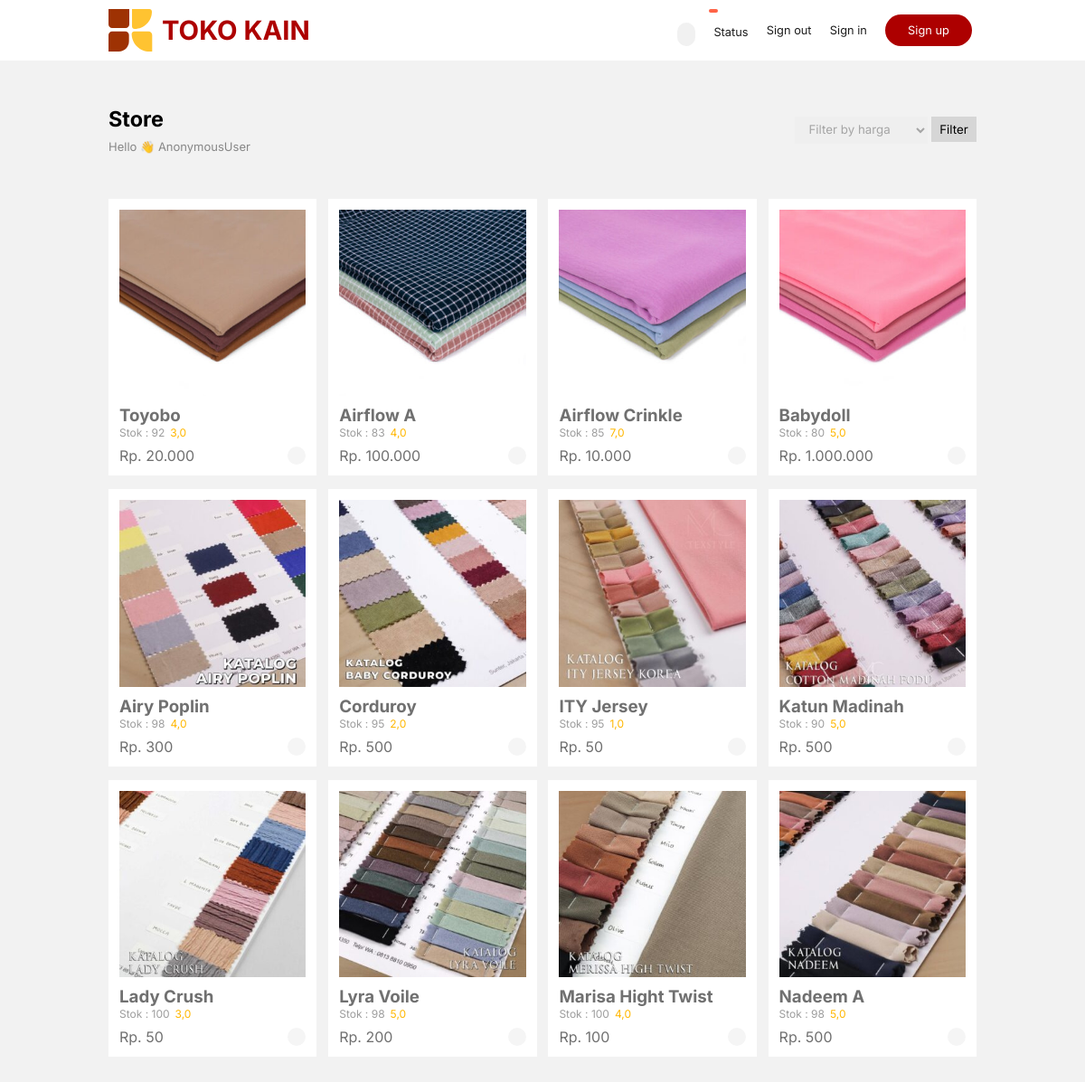
The page / on the database its author committed.
### greenstore_app/models.py (models this page shows, shortened)
class Produk(models.Model):
    img_produk = models.ImageField(upload_to='produk')
    nama_produk = models.CharField(max_length=100)
    rettings = models.FloatField()
    harga = models.IntegerField()
    stok = models.IntegerField(default=0)

### greenstore_app/views.py (the view)
# urls.py: path('', ProdukListView.as_view(), name='index'),
class ProdukListView(ListView):
    model = Produk
    template_name = 'index.html'
    context_object_name = 'produk'
    def get_queryset(self):
        queryset = Produk.objects.all().order_by('-id')
        filter_type = self.request.GET.get('filter_type', '')
        if filter_type == 'termurah':
            queryset = queryset.order_by('harga')
        elif filter_type == 'termahal':
            queryset = queryset.order_by('-harga')
        return queryset

### templates/index.html (shortened to what this page needs)
{% load static %}
<!DOCTYPE html>
<html lang="en">
<head>
    <link rel="stylesheet" href="{%static 'css/main.css'%}">
</head>
<body>
    <nav>
        <div class="logo">
            <img src="{% static 'img/logo.svg' %}" alt="">
            <h3><a href="{% url 'index' %}" style="text-decoration: none; color: var(--dua)">TOKO KAIN</a></h3>
        </div>
        <div class="btncart">
            <a href="{% url 'checkout' %}">
                <p id="jlh">{{ total_items }}</p>
                <ion-icon name="cart" id="cartProduk"></ion-icon>
            </a>
            <a href="{% url 'status' %}">
                <p id="statuspes">Status</p>
            </a>
            <a href="" class="signout" id="signout-btn">Sign out</a>
            <button class="signin" onclick="window.dialogsignin.showModal();" id="singin">Sign in</button>
            <button class="signup" onclick="window.dialogsignup.showModal();" id="signup">Sign up</button>
        </div>
    </nav>
    <div class="container">
        <div class="content1">
            <div class="title">
                <h3>Store</h3>
                <p>Hello 👋 {{user}}</p>
            </div>
            <form method="GET" action="{% url 'index' %}">
                <select name="filter_type" id="filter-type">
                    <option value="">Filter by harga</option>
                </select>
                <button type="submit">Filter</button>
            </form>
        </div>
        <div class="content2">
            {% for data in produk %}
                <div class="card">
                    <img src="{{data.img_produk.url}}" alt="">
                    <div class="ket">
                        <h3>{{data.nama_produk}}</h3>
                        <div id="reting">
                            <div class="stok">
                                <p>Stok : {{data.stok}}</p>
                            </div>
                            <a href="#" class="update-rettings-btn" data-produk-id="{{ data.id }}" style="text-decoration: none; color: rgb(255, 183, 0);">
                                {{ data.rettings }}
                            </a>
                        </div>
                        <p id="formatted-harga">Rp. {{data.harga}}</p>
                        <a href="#" class="beli-btn" data-produk-id="{{data.id}}">
                            <ion-icon name="bag-check" id="beli"></ion-icon>
                        </a>
                    </div>
                </div>
            {% endfor %}
        </div>
    </div>
</body>
</html>

### static/css/main.css (style rules this page uses)
:root { --satu: #FFC331; --dua: #ad0000; --vs-primary: 29 92 255; }
* { margin: 0; padding: 0; box-sizing: border-box; font-family: 'Inter', sans-serif; }
body { background-color: #F2F2F2; }
.btncart { width: 35%; display: flex; gap: 10px; justify-content: space-around; align-items: center; position: relative; }
#statuspes { display: inline-block; font-size: 0.8rem; color: #1e1e1e; background-color: transparent; border: none; }
.btncart button.signin { display: inline-block; font-size: 0.8rem; color: #1e1e1e; background-color: transparent; border: none; }
.btncart button.signup { display: inline-block; font-size: 0.8rem; color: #1e1e1e; background-color: transparent; border: none; padding: 10px 25px; border-radius: 50px; color: white; background-color: var(--dua); }
.btncart .signout { font-size: 0.8rem; color: #1e1e1e; }
.btncart #cartProduk { background-color: white; padding: 10px; width: 20px; height: 20px; border-radius: 50px; font-size:5px; cursor: pointer; background-color: rgb(241, 241, 241); }
.btncart #jlh { background-color: tomato; position: absolute; left: 40px; top: 0; color: white; padding: 2px 5px; text-align: center; border-radius: 50px; z-index: 99; font-size: 12px; }
nav a { text-decoration: none; color: rgb(87, 87, 87); }
nav { background-color: rgb(255, 255, 255); display: flex; justify-content: space-between; padding: 10px 120px; }
.logo { display: flex; align-items: center; gap: 10px; font-size: 25px; font-weight: 400; color: var(--dua); }
.logo h3 { color: var(--dua); }
.container { margin: 0 120px; }
.container .content1 { display: flex; justify-content: space-between; align-items: center; margin: 50px 0; }
.container .content1 .title { font-size: 20px; }
.container .content1 .title p { margin-top: 8px; font-size: 13px; color: rgb(135, 135, 135); }
.container .content1 select { height: 30px; border: none; color: rgb(165, 165, 165); padding: 4px 12px; }
.container .content1 form button { background-color: rgb(214, 214, 214); width: 50px; padding: 6px 8px; border: none; cursor: pointer; }
.container .content2 { display: flex; gap: 5px; justify-content: space-between; flex-wrap: wrap; margin-bottom: 50px; }
.container .content2 .card { background-color: rgb(255, 255, 255); color: #707070; width: 24%; padding: 12px; display: flex; margin-bottom: 10px; flex-direction: column; justify-content: center; }
.content2 .card img { width: 100%; height: 100%; background-size: cover; margin-bottom: 10px; }
.content2 .card .ket { position: relative; }
.content2 .card .ket #reting { margin-bottom: 8px; font-size: 12px; display: flex; gap: 6px; color: var(--satu); }
.content2 .card .ket #reting .stok { color: #9d9d9d; }
.content2 .card .ket .beli-btn { text-decoration: none; color: var(--dua); }
.content2 .card .ket #beli { position: absolute; right: 0; bottom: 0; background-color: rgb(245, 245, 245); padding: 10px; border-radius: 50px; cursor: pointer; }

### rows shown on the page
Produk: img_produk (picture), nama_produk "Toyobo", stok "92", rettings "3,0"
Produk: img_produk (picture), nama_produk "Airflow A", stok "83", rettings "4,0"
Produk: img_produk (picture), nama_produk "Airflow Crinkle", stok "85", rettings "7,0"
Produk: img_produk (picture), nama_produk "Babydoll", stok "80", rettings "5,0"
Produk: img_produk (picture), nama_produk "Airy Poplin", stok "98", rettings "4,0"
Produk: img_produk (picture), nama_produk "Corduroy", stok "95", rettings "2,0"
Produk: img_produk (picture), nama_produk "ITY Jersey", stok "95", rettings "1,0"
Produk: img_produk (picture), nama_produk "Katun Madinah", stok "90", rettings "5,0"
Produk: img_produk (picture), nama_produk "Lady Crush", stok "100", rettings "3,0"
Produk: img_produk (picture), nama_produk "Lyra Voile", stok "98", rettings "5,0"
Produk: img_produk (picture), nama_produk "Marisa Hight Twist", stok "100", rettings "4,0"
Produk: img_produk (picture), nama_produk "Nadeem A", stok "98", rettings "5,0"

### other values the page prints
{{ user }} "AnonymousUser"
